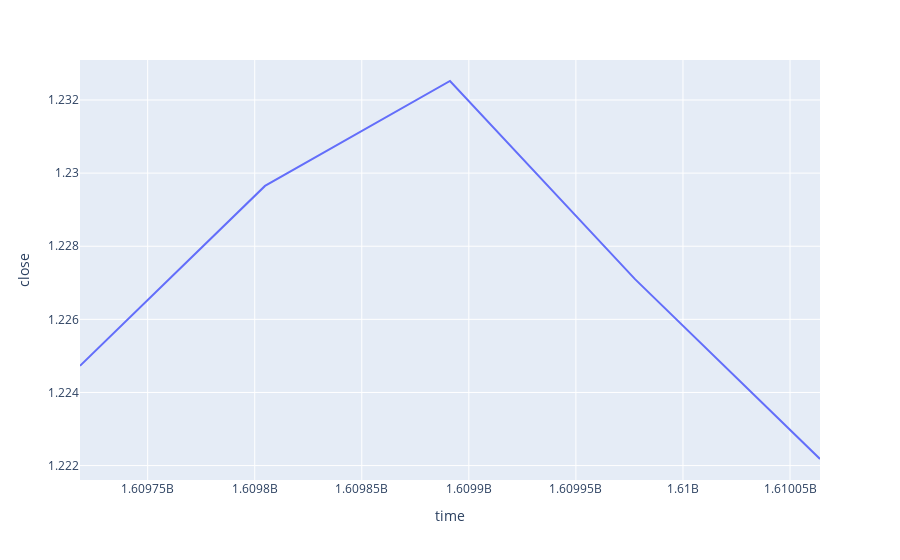

This figure's notebook cell:
### Code cell
# OHLC data
ohlc_data = pd.DataFrame( mt.copy_rates_range("EURUSD", mt.TIMEFRAME_D1, datetime(2021, 1, 1), datetime.now())).head()

fig = px.line(ohlc_data, x=ohlc_data['time'], y=ohlc_data['close'])
fig.show()
ohlc_data.head()

### Figure 1 — Plotly figure (JSON) as saved in the notebook; plotly's stock layout.template omitted (floating-point values rounded to 4 significant figures)
{"data": [{"hovertemplate": "time=%{x}<br>close=%{y}<extra></extra>", "legendgroup": "", "line": {"color": "#636efa", "dash": "solid"}, "marker": {"symbol": "circle"}, "mode": "lines", "name": "", "orientation": "v", "showlegend": false, "type": "scatter", "x": [1609718400, 1609804800, 1609891200, 1609977600, 1610064000], "xaxis": "x", "y": [1.225, 1.23, 1.233, 1.227, 1.222], "yaxis": "y"}], "layout": {"autosize": true, "legend": {"tracegroupgap": 0}, "margin": {"t": 60}, "xaxis": {"anchor": "y", "autorange": true, "domain": [0, 1], "range": [1609718400, 1610064000], "title": {"text": "time"}, "type": "linear"}, "yaxis": {"anchor": "x", "autorange": true, "domain": [0, 1], "range": [1.222, 1.233], "title": {"text": "close"}, "type": "linear"}}}
